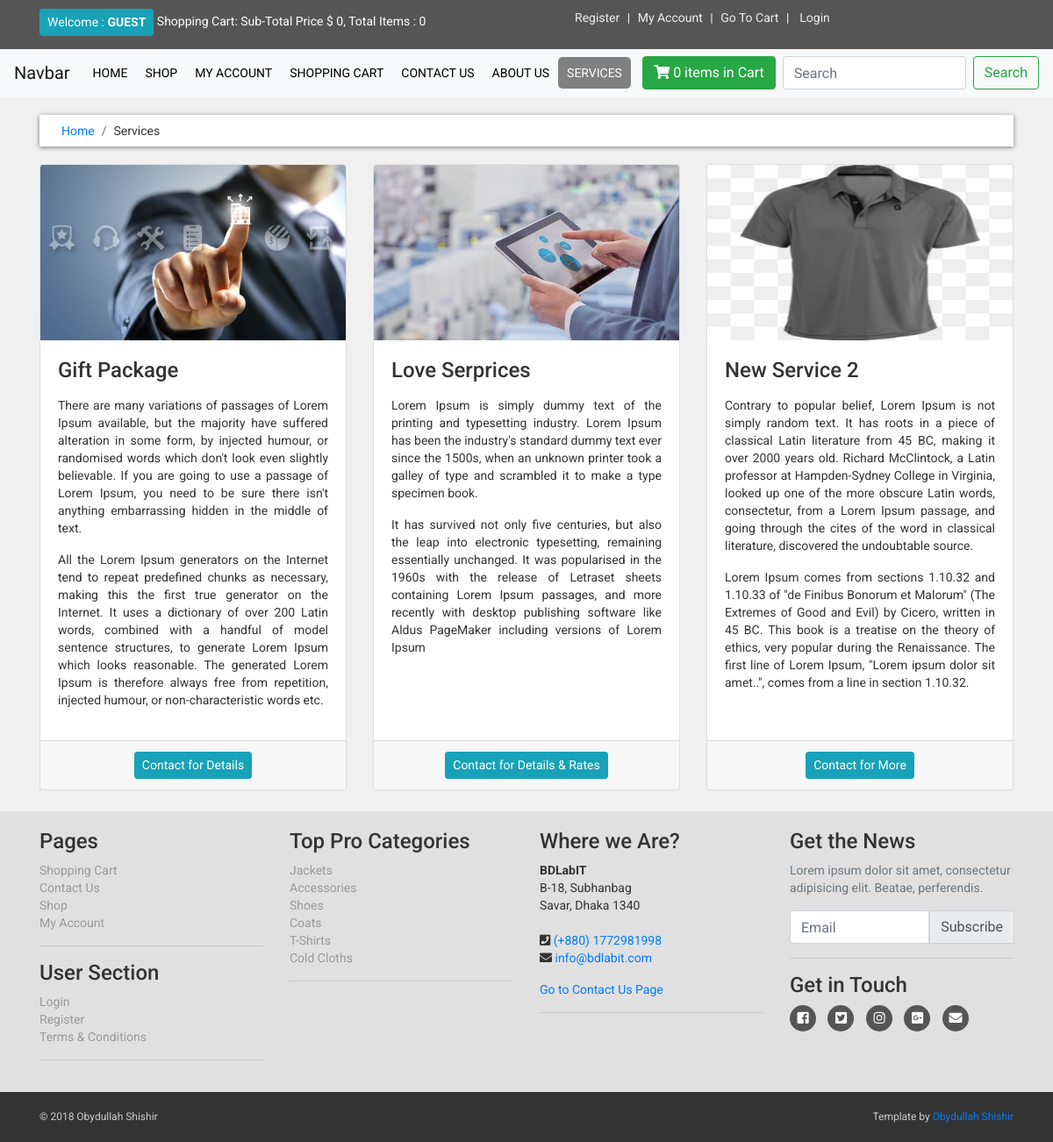
/services.php, run on the app's committed database.
### tables this page shows
CREATE TABLE `services` (
  `service_id` int(10) NOT NULL,
  `service_title` varchar(255) NOT NULL,
  `service_image` varchar(255) NOT NULL,
  `service_desc` text NOT NULL,
  `service_button` varchar(255) NOT NULL,
  `service_url` varchar(255) NOT NULL
);

CREATE TABLE `product_categories` (
  `p_cat_id` int(10) NOT NULL,
  `p_cat_title` varchar(100) NOT NULL,
  `p_cat_top` varchar(100) NOT NULL,
  `p_cat_image` text NOT NULL
);

### core/init.php (called while the page is built, shortened)
<?php ob_start();
include_once 'database/connection.php';
include_once 'classes/user.php';
global $pdo;
$getFromU = new User($pdo);
?>

### core/classes/user.php (called while the page is built, shortened)
<?php
	class User {
    protected $pdo;
    public function __construct($pdo)
    {
      $this->pdo = $pdo;
    }
    public function viewAllFromTable($table_name)
    {
      $sql = "SELECT * FROM {$table_name}";
      $stmt = $this->pdo->prepare($sql);
      $stmt->execute();
      return $stmt->fetchAll();
    }
    public function count_product_by_ip($ip_add)
    {
      $sql = "SELECT * FROM cart WHERE ip_add = :ip_add";
      $stmt = $this->pdo->prepare($sql);
      $stmt->bindParam(":ip_add", $ip_add);
      $stmt->execute();
      $stmt->fetch();
      $count = $stmt->rowCount();
      return $count;
    }
}
?>

### services.php (the view, shortened to what this page needs)
<?php require_once 'includes/header.php'; ?>
<nav class="navbar navbar-expand-lg navbar-light bg-light sticky-top" id="navbar">
	<a class="navbar-brand home" href="#">Navbar</a>
	<div class="collapse navbar-collapse" id="navbarSupportedContent">
		<ul class="navbar-nav mr-auto text-uppercase">
			<li >
				<a href="index.php">Home</a>
			</li>
			<li>
				<a href="shop.php">Shop</a>
			</li>
			<?php if (!isset($_SESSION['customer_email'])): ?>
				<li><a href="checkout.php">My Account</a></li>
			<?php else: ?>
				<li><a href="customer/my_account.php?my_orders">My Account</a></li>
			<?php endif ?>
			<li>
				<a href="cart.php">Shopping Cart</a>
			</li>
			<li>
				<a href="contact.php">Contact Us</a>
			</li>
			<li>
        <a href="about.php">About Us</a>
      </li>
      <li>
        <a class="active" href="services.php">Services</a>
      </li>
		</ul>
			<a href="cart.php" class="btn btn-success mr-2"><i class="fas fa-shopping-cart"></i><span> <?php echo $getFromU->count_product_by_ip($ip_add); ?> items in Cart</span></a>
		<form class="form-inline my-2 my-lg-0">
			<input class="form-control mr-sm-2" type="search" placeholder="Search" aria-label="Search" name="user_query" required="1">
			<button class="btn btn-outline-success my-2 my-sm-0" type="submit" name="search">Search</button>
		</form>
	</div>
</nav>
<div id="content">
	<div class="container">
		<div class="row">
			<div class="col-md-12">
				<nav aria-label="breadcrumb">
				  <ol class="breadcrumb">
				    <li class="breadcrumb-item"><a href="index.php">Home</a></li>
				    <li class="breadcrumb-item" aria-current="page">Services</li>
				  </ol>
				</nav>
			</div>
			<div class="col-md-12 mb-4">
				<div class="card-deck">
					<?php
						$get_services = $getFromU->viewAllFromTable('services');
						foreach ($get_services as $get_service) {
							$service_title = $get_service->service_title;
							$service_image = $get_service->service_image;
							$service_desc = $get_service->service_desc;
							$service_button = $get_service->service_button;
							$service_url = $get_service->service_url;
					?>
				  <div class="card text-justify">
				    <img class="card-img-top" height="200px" src="admin_area/services_images/<?php echo $service_image; ?>" alt="<?php echo $service_title; ?>">
				    <div class="card-body">
				      <h4 class="card-title"><?php echo $service_title; ?></h4>
				      <p class="card-text"><?php echo $service_desc; ?></p>
				    </div>
				    <div class="card-footer">
				      <center class="text-muted"><a href="<?php echo $service_url; ?>" class="btn btn-sm btn-info text-center"><?php echo $service_button; ?></a></center>
				    </div>
				  </div>
					<?php } ?>
				</div>
			</div>
		</div>
	  </div>
	</div>
<?php require_once 'includes/footer.php'; ?>

### includes/footer.php (shortened to what this page needs)
		<div id="footer">
			<div class="container">
				<div class="row">
					<div class="col-sm-6 col-md-3">
						<h4>Pages</h4>
						<ul>
							<li><a href="cart.php">Shopping Cart</a></li>
							<li><a href="contact.php">Contact Us</a></li>
							<li><a href="shop.php">Shop</a></li>
							<li><a href="checkout.php">My Account</a></li>
						</ul>
						<hr>
						<h4>User Section</h4>
						<ul>
							<?php if (!isset($_SESSION['customer_email'])): ?>
								<li><a href="checkout.php">Login</a></li>
							<?php else: ?>
								<li><a href="logout.php">Logout</a></li>
							<?php endif ?>
							<li><a href="customer_register.php">Register</a></li>
							<li><a href="terms.php">Terms &amp; Conditions</a></li>
						</ul>
						<hr class="hidden-md-down hidden-lg-down hidden-sm-down">
					</div>
					<div class="col-sm-6 col-md-3">
						<h4>Top Pro Categories</h4>
						<ul>
							<?php
								$product_cats = $getFromU->viewAllFromTable("product_categories");
								foreach ($product_cats as $product_cat) {
									$p_cat_id = $product_cat->p_cat_id;
									$p_cat_title = $product_cat->p_cat_title;
							?>
							<li><a href="shop.php?p_cat_id=<?php echo $p_cat_id; ?>"><?php echo $p_cat_title; ?></a></li>
						  <?php } ?>
						</ul>
						<hr class="hidden-md-down hidden-lg-down">
					</div>
					<div class="col-sm-6 col-md-3">
						<h4>Where we Are?</h4>
						<address>
		          <strong>BDLabIT</strong><br>
		          B-18, Subhanbag<br>
		          Savar, Dhaka 1340<br><br>
		          <i class="fas fa-phone-square"></i><span class="sr-only">Telephone:</span> <a href="tel:+8801772981998">(+880) 1772981998</a><br>
		          <i class="fas fa-envelope"></i><span class="sr-only">Mail:</span> <a href="mailto:info@bdlabit.com">info@bdlabit.com</a>
		        </address>
		        <a href="contact.php">Go to Contact Us Page</a>
						<hr class="hidden-md-down hidden-lg-down">
					</div>
					<div class="col-sm-6 col-md-3">
						<h4>Get the News</h4>
						<p class="text-muted">Lorem ipsum dolor sit amet, consectetur adipisicing elit. Beatae, perferendis.</p>
						<form method="post" action="#">
							<div class="input-group mb-2 mr-sm-2">
						    <input type="email" class="form-control" id="email" placeholder="Email">
						    <div class="input-group-prepend">
						      <input type="submit" name="submit" class="input-group-text btn btn-success" value="Subscribe">
						    </div>
						  </div>
						</form>
						<hr class="hidden-md-down hidden-lg-down">
						<h4>Get in Touch</h4>
						<p class="social">
							<a href="#"><i class="fab fa-facebook-square"></i></a>
							<a href="#"><i class="fab fa-twitter-square"></i></a>
							<a href="#"><i class="fab fa-instagram"></i></a>
							<a href="#"><i class="fab fa-google-plus-square"></i></a>
							<a href="#"><i class="fas fa-envelope"></i></a>
						</p>
					</div>
				</div>
			</div>
		</div>
		<div id="copyright">
			<div class="container text-center">
				<div class="row">
					<div class="col-md-6">
						<p class="text-lg-left">&copy; 2018 Obydullah Shishir</p>
					</div>
					<div class="col-md-6">
						<p class="text-lg-right">Template by <a href="http://www.obydullahshishir.com">Obydullah Shishir</a></p>
					</div>
				</div>
			</div>
		</div>
  </body>
</html>

### assets/css/main.css (style rules this page uses)
body { font-family: 'Roboto', sans-serif; font-size: 14px; line-height: 1.42857143; color: #333333; background-color: #f0f0f0; overflow-x: hidden; }
.navbar-nav li a { color: black; padding: 10px; border-radius: 5px; }
.navbar-nav .active { text-decoration: none; background-color: gray; color: white !important; }
.breadcrumb { padding: 8px 15px; margin: 20px 0px; background-color: #fff; border-radius: 0px; box-shadow: 0 1px 5px rgba(0,0,0,0.5); }
.breadcrumb li { padding-left: 10px; }
#footer { background: #e0e0e0; padding: 20px 0px; }
#footer ul { padding-left: 0px; list-style: none; }
#footer ul a { color: #999999; }
#footer .social a { margin: 0px 10px 0px 0px; color: #ffffff; display: inline-block; width: 30px; height: 30px; border-radius: 15px; line-height: 30px; font-size: 15px; text-align: center; transition: all 0.2s ease-out; vertical-align: bottom; background-color: #555555; }
#copyright { background-color: #333; color: #ccc; padding: 20px 0; font-size: 12px; }
#copyright p { margin: 0; }

### data on the page
services: service_image (picture), service_title "Gift Package", service_desc "There are many variations of passages of Lorem Ipsum available, but the majority have suffered alteration in some form, by injected humour, or randomised words which don't look even slightly believable. If you are going to use a passage of Lorem Ipsum, you need to be sure there isn't anything embarrassing hidden in the middle of text. All the Lorem Ipsum generators on the Internet tend to repeat predefined chunks as necessary, making this the first true generator on the Internet. It uses a dictionary of over 200 Latin words, combined with a handful of model sentence structures, to generate Lorem Ipsum which looks reasonable. The generated Lorem Ipsum is therefore always free from…", service_button "Contact for Details"
services: service_image (picture), service_title "Love Serprices", service_desc "Lorem Ipsum is simply dummy text of the printing and typesetting industry. Lorem Ipsum has been the industry's standard dummy text ever since the 1500s, when an unknown printer took a galley of type and scrambled it to make a type specimen book. It has survived not only five centuries, but also the leap into electronic typesetting, remaining essentially unchanged. It was popularised in the 1960s with the release of Letraset sheets containing Lorem Ipsum passages, and more recently with desktop publishing software like Aldus PageMaker including versions of Lorem Ipsum", service_button "Contact for Details & Rates"
services: service_image (picture), service_title "New Service 2", service_desc "Contrary to popular belief, Lorem Ipsum is not simply random text. It has roots in a piece of classical Latin literature from 45 BC, making it over 2000 years old. Richard McClintock, a Latin professor at Hampden-Sydney College in Virginia, looked up one of the more obscure Latin words, consectetur, from a Lorem Ipsum passage, and going through the cites of the word in classical literature, discovered the undoubtable source. Lorem Ipsum comes from sections 1.10.32 and 1.10.33 of \"de Finibus Bonorum et Malorum\" (The Extremes of Good and Evil) by Cicero, written in 45 BC. This book is a treatise on the theory of ethics, very popular during the Renaissance. The first line of Lorem Ipsum,…", service_button "Contact for More"
product_categories: p_cat_title "Jackets"
product_categories: p_cat_title "Accessories"
product_categories: p_cat_title "Shoes"
product_categories: p_cat_title "Coats"
product_categories: p_cat_title "T-Shirts"
product_categories: p_cat_title "Cold Cloths"

### other printed values
$total "0"
$getFromU->count_product_by_ip($ip_add) "0"
